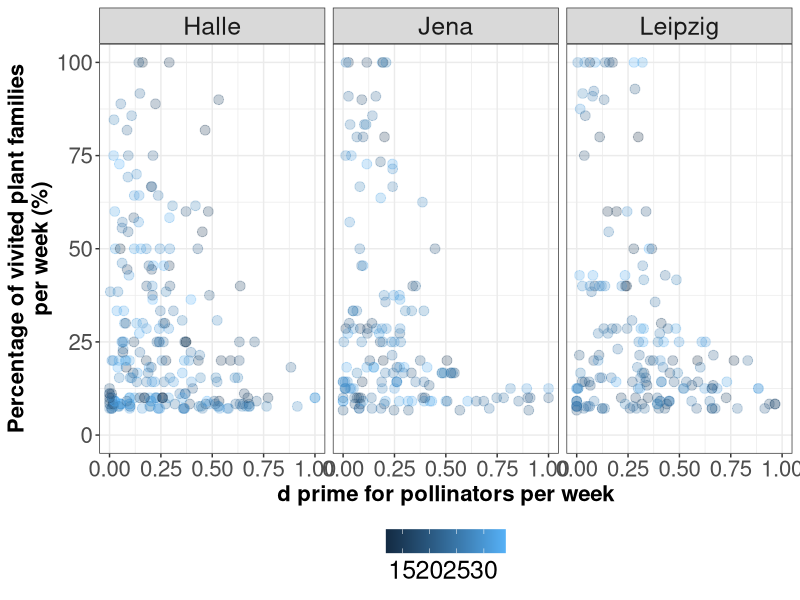
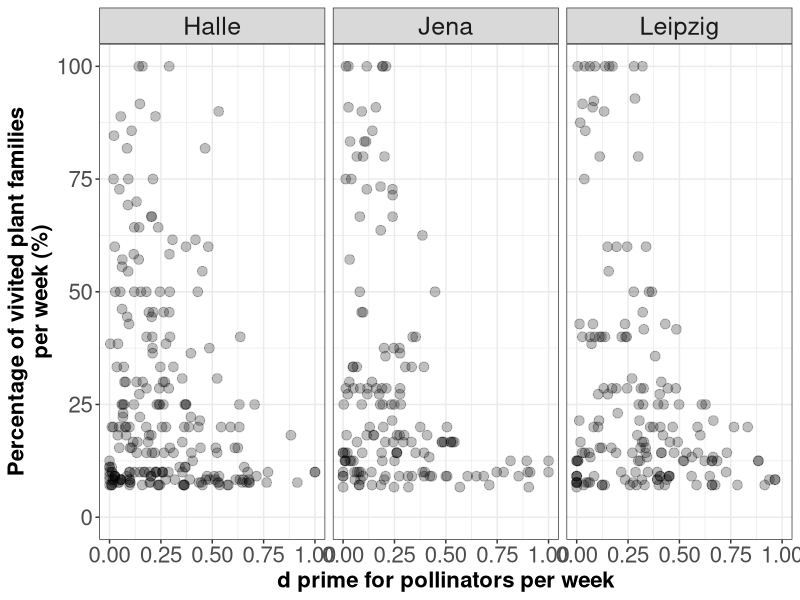

Recreate these plots in R, in order.

library(dplyr)
library(tidyr)
library(readr)
library(ggplot2)

poll_species_specialization_Garden_Week <- 
  readr::read_csv("Data/Working_files/FAMILY_d_prime_by_week_corrected_by_ab.csv") %>%
  filter(Type != "Plant") %>%
  rename(Pollinator = sp_name)

plant_species_visited_by_poll_week <- 
  readr::read_csv("Data/Working_files/data_visited_plant_FAMILY_by_poll_FAMILY_week.csv") 


poll_specialization_data <- poll_species_specialization_Garden_Week %>%
  left_join(plant_species_visited_by_poll_week, by = c("Botanical_garden",
                                                       "Pollinator",
                                                       "Week"))

ggplot(poll_specialization_data, aes(x=dprime,y=100*percentage_vivited_plant_sp, color = Week))+
  geom_point(size=3, alpha=0.25)+
  xlim(0,1)+ylim(0,100)+
  facet_wrap(~Botanical_garden)+
  labs(x="d prime for pollinators per week", y= "Percentage of vivited plant families\nper week (%)", color = NULL)+
  theme_bw()+
  theme(legend.position = "bottom")+
  theme(legend.text = element_text(size = 18),
        axis.text=element_text(size=16),
        axis.title=element_text(size=16,face="bold"),
        plot.title=element_text(size=16,face="bold"),
        strip.text = element_text(size = 18))

ggplot(poll_specialization_data, aes(x=dprime,y=100*percentage_vivited_plant_sp, size = ))+
  geom_point(size=3, alpha=0.25)+
  xlim(0,1)+ylim(0,100)+
  facet_wrap(~Botanical_garden)+
  labs(x="d prime for pollinators per week", y= "Percentage of vivited plant families\nper week (%)")+
  theme_bw()+
  theme(legend.position = "bottom")+
  theme(legend.text = element_text(size = 18),
        axis.text=element_text(size=16),
        axis.title=element_text(size=16,face="bold"),
        plot.title=element_text(size=16,face="bold"),
        strip.text = element_text(size = 18))
